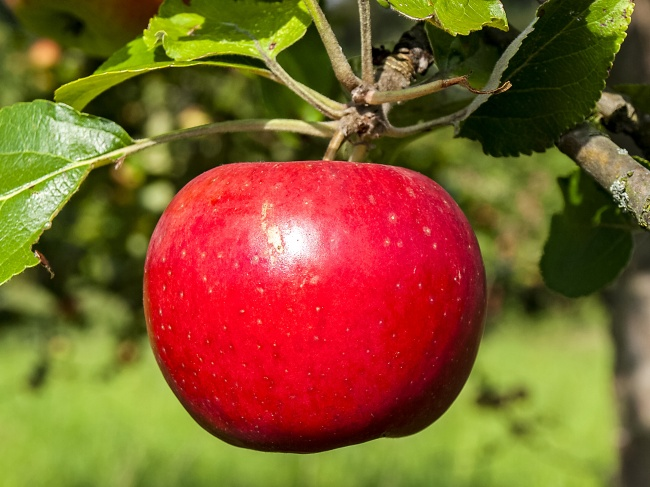
//> input picture week03/code_week03/work3/picture/apple.jpeg, 650 x 487 px
$ ./main   (built with g++ and OpenCV 4)
//> lines starting //> are read from the running program, lines starting //| are printed output that depends on the picture; after the words box and inside, x2 and y2 are one past the last pixel; in counts of white or black regions, pixels touching at a corner belong together
### week03/code_week03/work3/src/example.h
#pragma once

#include <Eigen/Eigen>
#include <opencv2/opencv.hpp>

### week03/code_week03/work3/main.cpp
#include <opencv2/core/hal/interface.h>

#include <iostream>
#include <opencv2/core/matx.hpp>
#include <opencv2/core/types.hpp>
#include <opencv2/imgcodecs.hpp>
#include <opencv2/imgproc.hpp>
#include <opencv2/opencv.hpp>

#include "example.h"

int main() {
    cv::Mat image = cv::imread("../picture/apple.jpeg");
//> image is the input picture: 487 rows x 650 cols, CV_8UC3; mean B, G, R 43.3, 92.6, 130.7
    cv::imshow("演示输出图像", image);

    // 将原图像转换成hsv版
    cv::Mat hsv_image;
    cv::cvtColor(image, hsv_image, cv::COLOR_BGR2HSV);
//> hsv_image: 487 rows x 650 cols, CV_8UC3; mean H, S, V 61.1, 188.7, 140.7
    cv::Scalar lower_red(0, 43, 43);
    cv::Scalar upper_red(10, 255, 255);
    cv::inRange(hsv_image, lower_red, upper_red, hsv_image);
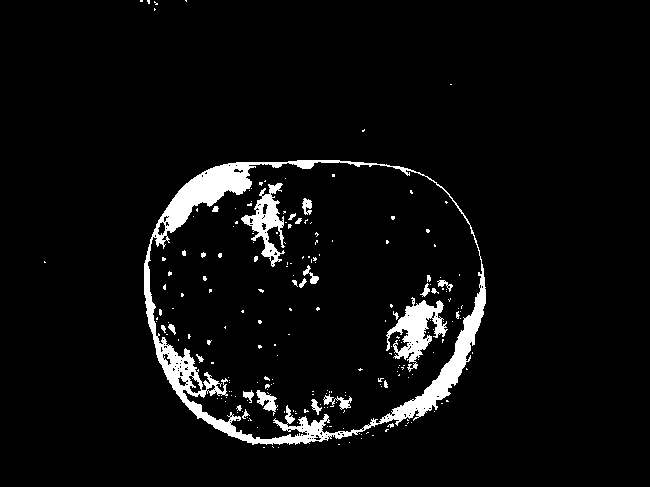
//> hsv_image: 487 rows x 650 cols, CV_8UC1; 5% white; 214 white regions (185 under 20 px)
    cv::erode(hsv_image, hsv_image, (10, 10));
    cv::dilate(hsv_image, hsv_image, (10, 10));
    // cv::imshow("hsv_image", hsv_image);

    // 框选苹果
    std::vector<std::vector<cv::Point>> contours;
    std::vector<cv::Vec4i> hierarchy;
    cv::findContours(hsv_image, contours, hierarchy, cv::RETR_EXTERNAL,
                     cv::CHAIN_APPROX_SIMPLE);
//> contours = 30 contours, 29 with area under 20; largest, box (x1, y1, x2, y2) and area: (144, 160, 486, 445) 79988
    std::vector<std::vector<cv::Point>> contours_conPoly(contours.size());
//> contours_conPoly = 30 empty contours
    std::vector<cv::Rect> boundRect(contours.size());
    std::vector<cv::Point2f> center(contours.size());
    std::vector<float> radius(contours.size());
    for (int i = 0; i < contours.size(); i++) {
        cv::approxPolyDP(cv::Mat(contours[i]), contours_conPoly[i], 1, true);
        cv::minEnclosingCircle(contours_conPoly[i], center[i], radius[i]);
    }
//> this loop made 30 passes
    for (int i = 0; i < contours.size(); i++) {
        if (cv::contourArea(contours[i]) > 25) {
            cv::circle(image, center[i], (int)radius[i], cv::Scalar(255, 0, 0),
                       2, 8, 0);
        }
    }
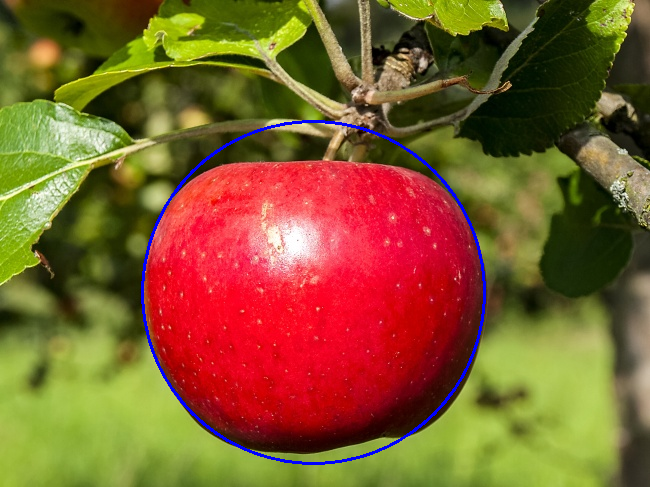
//> image: 487 rows x 650 cols, CV_8UC3; 1.04% of pixels changed, all inside (x1, y1, x2, y2) = (141, 120, 486, 465)
    cv::imwrite("../bin/apple.jpg", image);
    cv::imshow("apple", image);

    // 如果不加waitkey,显示窗口一闪而过就结束了
    cv::waitKey(0);
}
